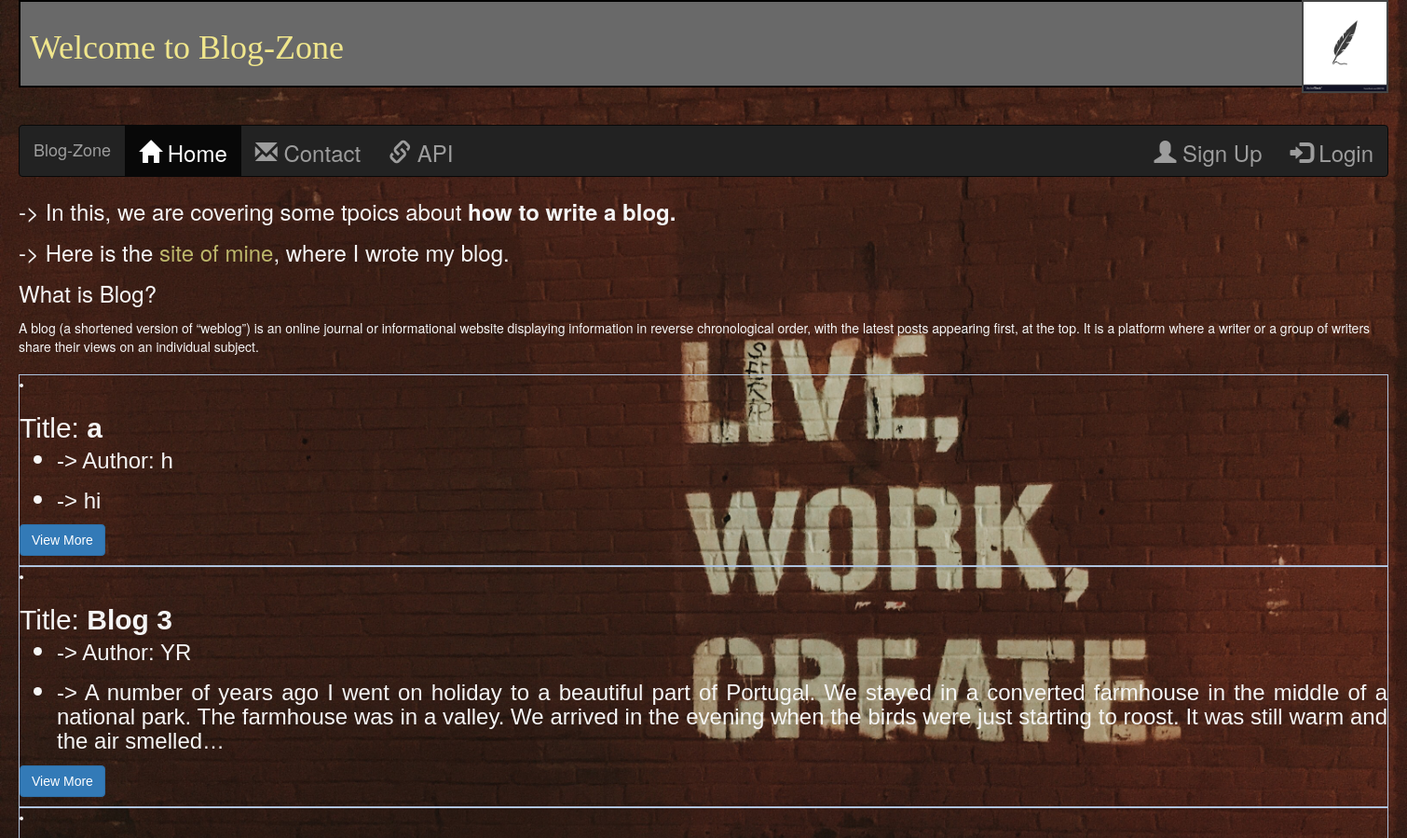
The app's page / (upper part), older data.
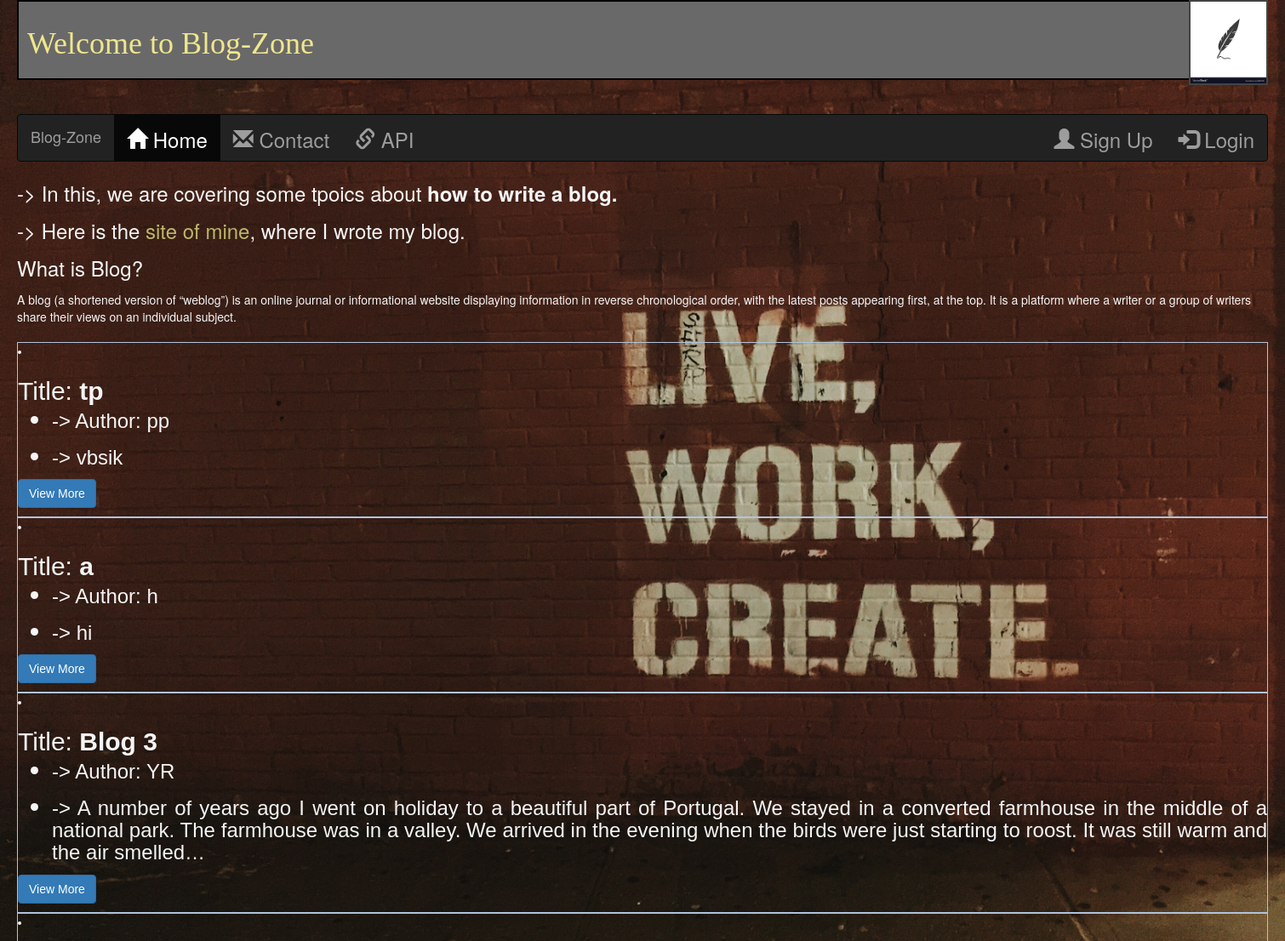
The same page, newer data.
### blog/models.py (models this page shows, shortened)
class createBlog(models.Model):
    input = models.TextField()
    title = models.CharField(max_length=50)
    slug = models.SlugField(max_length=255, null=True, blank=True)
    author = models.CharField(max_length=20)
    image = models.ImageField(blank=True, null=True)
    file = models.FileField(blank=True, null=True)

### blog/views.py (the view)
# urls.py: path('', HomePageView.as_view(), name='index'),
class HomePageView(ListView):
    template_name = "index.html"
    model = createBlog
    ordering = ['-id']

### blog/templates/index.html (shortened to what this page needs)
{% load crispy_forms_tags %}
<!DOCTYPE html>
<html lang="en">
<head>
    <link rel="stylesheet" href="https://maxcdn.bootstrapcdn.com/bootstrap/3.4.1/css/bootstrap.min.css">
  <link rel='stylesheet' href="static/blog.css">
</head>
<body style="background-image: url('/static/image7.jpg'); background-size: cover;">
    <div class="container">
        <div class='index-header' style="background-color: dimgrey; color:khaki; font-family:'cursive'">
            <h1 id='header1'><img id="header-image" src="/static/download.png"> Welcome to Blog-Zone</h1>
        </div>
            <br><br>
            <nav class="navbar navbar-inverse">
                <div class="container-fluid">
                  <div class="navbar-header">
                    <a class="navbar-brand" href="">Blog-Zone</a>
                  </div>
                  <ul class="nav navbar-nav">
                    <li class="active"><a href=""><span class="glyphicon glyphicon-home"></span> Home </a></li>
                    <li><a href="contact/"><span class="glyphicon glyphicon-envelope"></span> Contact </a></li>
                    <li><a href="api/"><span class="	glyphicon glyphicon-link"></span> API </a></li>
                  </ul>
                  <ul class="nav navbar-nav navbar-right">
                    {% if user.is_authenticated %}
                        <p style="color: lightblue;">Welcome, {{user}}</p>
                      <li><a href="createblog/"><span class="glyphicon glyphicon-pencil"></span> Create Blog </a></li>
                      <li><a href="{% url 'logout' %}"><span class="glyphicon glyphicon-log-out"></span> Logout </a></li>
                    {% else %}
                      <li><a href="{% url 'signup' %}"><span class="glyphicon glyphicon-user"></span> Sign Up </a></li>
                      <li><a href="{% url 'login' %}"><span class="glyphicon glyphicon-log-in"></span> Login </a></li>
                    {% endif %}
                  </ul>
                </div>
              </nav>
        <div class="body" style="color:whitesmoke;">
            <p>-> In this, we are covering some tpoics about <b>how to write a blog.</b> </p>
            <p>-> Here is the <a href='https://dwarkadairies.blogspot.com/' style="color: darkkhaki;" target="_blank">site of mine</a>, where
                I wrote my blog.</p>
            <p>What is Blog?</p>
            <address>A blog (a shortened version of “weblog”) is an online journal or informational website displaying
                information in reverse chronological order, with the latest posts appearing first, at the top. It is a
                platform where a writer or a group of writers share their views on an individual subject.</address>
                <div class="data" style="font-family:Verdana, Geneva, Tahoma, sans-serif;">
                  {% for data in object_list %}
                      <li style="border: solid 1px lightsteelblue;"> <h2 style="text-align:justify;"> Title: <strong>{{ data.title }}</strong>
                        <ul>
                          <li>
                            <p> -> Author: {{data.author}} </p>
                          </li>
                          <li>
                            <p> -> {{data.input}} </p>
                          </li>
                        </ul>
                        <a href="/post/{{ data.slug }}" class="btn btn-primary">View More</a>
                    </h2> </li>
                  {% endfor %}
                  </div>
        </div><br><br>
    </div>
</body>
</html>

Row changes from the older to the newer data that the page shows:
added createBlog: title "tp", author "pp", input "vbsik"
